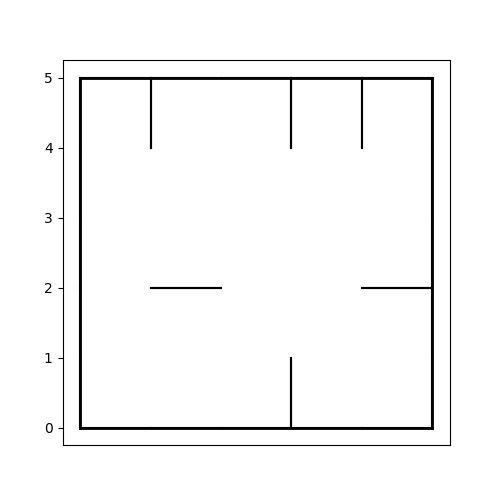

Here is the Python script that generated this plot:

#!/usr/bin/python
# -*- coding: utf-8 -*-

import random
import sys
import os
import json
import numpy
import matplotlib.pyplot as plt
from Celda import Celda
from Direcciones import Direcciones

class Laberinto():
    def __init__(self, jsonFile, path, size = None):        
        ''' 
        Si existe un json con los datos del laberinto, se cargarán; si no, 
        se asignarán los valores introducidos por el usuario.
        '''
        self.jsonFile = jsonFile
        if self.jsonFile:
            self.data_json = json.load(open(path))
            self.filas = self.data_json["rows"]
            self.columnas = self.data_json["cols"]
        else:
            self.savePath = path
            self.filas = size[0]
            self.columnas = size[1]
        self.laberinto = [[None for i in range(self.columnas)] for j in range(self.filas)]

        if not jsonFile:
            '''
            Cuando no hay json se genera un laberinto vacío que se va rellenando con celdas en las que
            se especificará si cada uno de sus cuatro vecinos son visitables además de su posición.
            La estructura de la clase Celda consiste en un valor, una tupla para indicar los vecinos y una tupla para
            la posición de la celda.
            '''
            for i in range(self.filas):
                for j in range(self.columnas):
                    self.laberinto[i][j] = Celda((False, False, False, False), (i, j))
            self.wilson()
            self.saveJson()
        else:
            '''
            Lee el json y le asigna las variables a cada celda para imprimirlo posteriormente.
            '''
            for cellPos in self.data_json["cells"]:
                cellPosTuple = eval(cellPos)
                row, col = cellPosTuple[0], cellPosTuple[1]
                self.laberinto[row][col] = Celda(numpy.array(self.data_json["cells"][cellPos]["neighbors"], dtype=bool), (row, col))

            self.drawMaze()
    '''
    Algoritmo para generar el laberinto mediante el algoritmo de Wilson.
    '''
    def wilson(self):
        direcciones = Direcciones.direcciones
        valorDir = Direcciones.valorDir
        '''
        Se crea un array con todas las celdas no visitadas del laberinto, que al principio serán todas.
        '''
        celdasNoVisitadas = []
        numNoVisitadas = self.filas*self.columnas-1
        for x in range(self.filas):
            for y in range(self.columnas):
                celdasNoVisitadas.append(self.laberinto[x][y])
        '''
        Se establece la primera celda, que siempre estará sin visitar, se cambia a visitada y se quita de la lista de 
        celdas no visitadas.
        '''
        celdaInicio = random.choice(celdasNoVisitadas)
        celdaInicio.visitada = True
        celdasNoVisitadas.remove(celdaInicio)
        '''
        Ahora que tenemos la primera celda hecha, tenemos que encontrar otra celda aleatoria para poder unirlas y crear
        así el camino. Este proceso se repetirá en bucle hasta que no haya más celdas en celdasNoVisitadas.
        Empezamos escogiendo un item aleatorio de celdasNoVisitadas y otro de direcciones.
        Ahora podemos comenzar a buscar un camino. Mientras no se haya encontrado un camino de unión entre los puntos
        celdaInicio y una celda visitada(en la primera iteración esa celda será celdaInicio) se generará un nuevo movimiento que
        resultará en la celda próxima a la actual. Ese movimiento lo guardaremos en caminoProvisional de manera que las
        coordenadas de la celda actual sean las coordenadas en la matriz caminoProvisional y la dirección el valor asignado
        a dicha posición.
        '''
        while numNoVisitadas > 0:
            '''
            Creamos una lista vacía para guardar posteriormente el camino final.
            '''
            caminoFinal = []
            caminoProvisional = [[None for i in range(self.columnas)] for j in range(self.filas)]
            celdaInicioCamino = random.choice(celdasNoVisitadas)
            inicioCaminoFila, inicioCaminoColumna = celdaInicioCamino.posicion[0], celdaInicioCamino.posicion[1]
            celdaActualFila, celdaActualColumna = inicioCaminoFila, inicioCaminoColumna
            caminoEncontrado = False

            while not caminoEncontrado:
                '''
                Elegimos una dirección aleatoria y obtenemos la celda destino a la que saltaríamos. Comprobamos que esté dentro
                de los límites y si es el caso, será válida.
                '''
                direccion = random.choice(direcciones)
                destinoFila, destinoColumna = celdaActualFila + valorDir[direccion][0], celdaActualColumna + valorDir[direccion][1]
                if destinoColumna in range(self.columnas) and destinoFila in range(self.filas):
                    caminoProvisional[celdaActualFila][celdaActualColumna] = direccion
                    '''
                    Si la celda destino ya está visitada, habremos unido el punto aleatorio con el camino ya excavado del laberinto.
                    Si no está visitada, la celda destino pasará a ser la celda actual.
                    '''
                    if self.laberinto[destinoFila][destinoColumna].visitada:
                        caminoEncontrado = True
                    else:
                        celdaActualFila, celdaActualColumna = destinoFila, destinoColumna
            '''
            Ahora que tenemos el camino provisional podemos seguirlo hasta llegar al final. Este camino resultante
            lo guardaremos en caminoFinal.
            '''
            fila, columna = inicioCaminoFila, inicioCaminoColumna
            while not self.laberinto[fila][columna].visitada:
                direccion = caminoProvisional[fila][columna]
                caminoFinal.append((fila, columna, direccion))
                fila, columna = fila + valorDir[direccion][0], columna + valorDir[direccion][1]
            '''
            Ya tenemos el camino final guardado en caminoFinal. Sólo falta poner en visitadas todas las celdas
            por las que pase este camino y cambiar el vecino de cada una a True según la dirección que tome.
            '''
            for c in caminoFinal:
                fila, columna, d = c[0], c[1], c[2]
                if d == "N":
                    self.laberinto[fila][columna].norte = True
                    self.laberinto[fila+1][columna].sur = True
                elif d == "E":
                    self.laberinto[fila][columna].este = True
                    self.laberinto[fila][columna+1].oeste = True 
                elif d == "S":
                    self.laberinto[fila][columna].sur = True
                    self.laberinto[fila-1][columna].norte = True
                elif d == "O":
                    self.laberinto[fila][columna].oeste = True
                    self.laberinto[fila][columna-1].este = True                
                self.laberinto[fila][columna].visitada = True
                numNoVisitadas -= 1
        return self.laberinto

    def saveJson(self):
        diccionarioJSON = dict()
        diccionarioJSON["rows"] = self.filas
        diccionarioJSON["cols"] = self.columnas
        diccionarioJSON["max_n"] = 4
        diccionarioJSON["mov"] = [[1,0],[0,1],[-1,0],[0,-1]]
        diccionarioJSON["id_mov"] = ["N","E","S","O"]

        cells = dict()
        for i in range(self.filas):
            for j in range(self.columnas):
                coordenadaXY = "(" + str(i) + ", " + str(j) + ")"
                diccionarioCoordenadaCelda = dict()
                diccionarioCoordenadaCelda["value"] = 0
                
                diccionarioCoordenadaCelda["neighbors"] = [self.laberinto[i][j].sur, self.laberinto[i][j].este, 
                self.laberinto[i][j].norte, self.laberinto[i][j].oeste]
                cells[coordenadaXY] = diccionarioCoordenadaCelda
                diccionarioJSON["cells"] = cells
        json.dump(diccionarioJSON, open(self.savePath, "w"), indent=3)

    '''
    Las columnas corresponden al eje X y las filas al eje Y.
    Para acceder a las posiciones del laberinto se accederá de forma que laberinto[y][x]
    De esta forma, dibujaremos las paredes exteriores del laberinto y para cada celda el sur y el este desde arriba a abajo
    y de izquierda a derecha. 
    '''
    def drawMaze(self):
        plt.figure(figsize = (self.columnas, self.filas))
        plt.xticks([])
        plt.yticks()
        plt.plot([0, self.columnas], [0, 0], color='black', linewidth=2)
        plt.plot([0, 0], [0, self.filas], color='black', linewidth=2)
        plt.plot([0, self.columnas], [self.filas, self.filas], color='black', linewidth=2)
        plt.plot([self.columnas, self.columnas], [self.filas, 0], color='black', linewidth=2)

        for col in range(self.columnas):
            for row in range(self.filas):
                row_inv = self.filas - row - 1
                if not self.laberinto[row][col].sur:
                    plt.plot([col, col+1], [row_inv, row_inv], color = 'black')
                if not self.laberinto[row][col].este:
                    plt.plot([col+1, col+1], [row_inv+1, row_inv], color = 'black')
                if not self.laberinto[row][col].norte:
                    plt.plot([col, col+1], [row_inv+1, row_inv+1], color = 'black')
                if not self.laberinto[row][col].oeste:
                    plt.plot([col, col], [row_inv, row_inv+1], color = 'black')
        plt.savefig("Laberinto.png")

    def getCelda (self, celda):
        return self.laberinto[celda[0]][celda[1]]